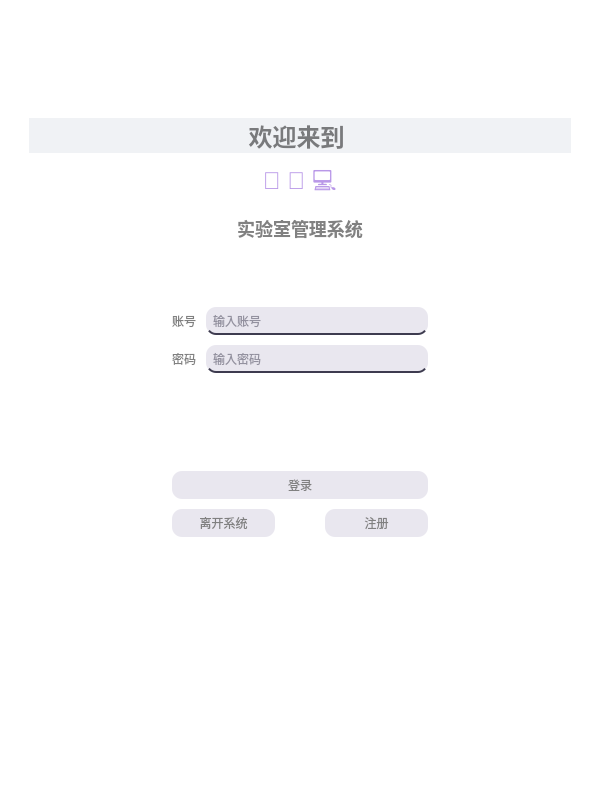
<?xml version="1.0" encoding="UTF-8"?>
<ui version="4.0">
 <class>loginForm</class>
 <widget class="QWidget" name="loginForm">
  <property name="geometry">
   <rect>
    <x>0</x>
    <y>0</y>
    <width>600</width>
    <height>800</height>
   </rect>
  </property>
  <property name="sizePolicy">
   <sizepolicy hsizetype="Fixed" vsizetype="Fixed">
    <horstretch>0</horstretch>
    <verstretch>0</verstretch>
   </sizepolicy>
  </property>
  <property name="minimumSize">
   <size>
    <width>600</width>
    <height>800</height>
   </size>
  </property>
  <property name="maximumSize">
   <size>
    <width>600</width>
    <height>800</height>
   </size>
  </property>
  <property name="windowTitle">
   <string>实验室管理系统 - 登录</string>
  </property>
  <property name="styleSheet">
   <string notr="true">* {
    background-color: #ffffff;
    color: #808080;
}
QTextBrowser {
    border: none; /* 隐藏边框 */
    background-color: transparent; /* 背景颜色 */
    color: #808080; /* 文字颜色 */
    border-radius: 10px; /* 圆角 */
    padding: 5px; /* 内边距 */
}
QPushButton {
    background-color: #e9e7ef;
    border-radius: 10px;
    padding: 5px;
    border: none; /* 移除边框 */
    outline: none; /* 移除焦点轮廓 */
}

QPushButton:hover {
    background-color: #c0ebd7;
}

QPushButton:pressed {
    background-color: #88ada6;
}

QPushButton:focus {
    border: none; /* 确保焦点时没有边框 */
}
QLineEdit {
    background-color: #e9e7ef;
    border: none; /* 去掉边框 */
    border-radius: 10px; /* 圆角 */
    padding: 5px;
    color: #3d3b4f; /* 输入字体颜色 */
    border-bottom: 2px solid #3d3b4f; /* 底部下划线 */
}
QLineEdit:hover {
    background-color: #d0d7e5; /* 鼠标悬停时的背景颜色 */
}
QLineEdit:focus {
    background-color: #b8c0d0; /* 获得焦点时的背景颜色 */
    border-bottom: 2px solid #88ada6; /* 获得焦点时的下划线颜色 */
}</string>
  </property>
  <layout class="QGridLayout" name="gridLayout" rowstretch="0,0,0,0,0" columnstretch="0,0,0">
   <property name="leftMargin">
    <number>20</number>
   </property>
   <property name="topMargin">
    <number>20</number>
   </property>
   <property name="rightMargin">
    <number>20</number>
   </property>
   <property name="bottomMargin">
    <number>20</number>
   </property>
   <item row="4" column="1">
    <spacer name="verticalSpacer_2">
     <property name="orientation">
      <enum>Qt::Vertical</enum>
     </property>
     <property name="sizeHint" stdset="0">
      <size>
       <width>20</width>
       <height>40</height>
      </size>
     </property>
    </spacer>
   </item>
   <item row="1" column="1">
    <spacer name="verticalSpacer">
     <property name="orientation">
      <enum>Qt::Vertical</enum>
     </property>
     <property name="sizeHint" stdset="0">
      <size>
       <width>20</width>
       <height>40</height>
      </size>
     </property>
    </spacer>
   </item>
   <item row="3" column="0">
    <spacer name="horizontalSpacer_2">
     <property name="orientation">
      <enum>Qt::Horizontal</enum>
     </property>
     <property name="sizeHint" stdset="0">
      <size>
       <width>40</width>
       <height>20</height>
      </size>
     </property>
    </spacer>
   </item>
   <item row="3" column="2">
    <spacer name="horizontalSpacer">
     <property name="orientation">
      <enum>Qt::Horizontal</enum>
     </property>
     <property name="sizeType">
      <enum>QSizePolicy::MinimumExpanding</enum>
     </property>
     <property name="sizeHint" stdset="0">
      <size>
       <width>40</width>
       <height>20</height>
      </size>
     </property>
    </spacer>
   </item>
   <item row="3" column="1">
    <layout class="QVBoxLayout" name="verticalLayout_2" stretch="10,10,1,10,10,10">
     <property name="spacing">
      <number>10</number>
     </property>
     <item>
      <layout class="QHBoxLayout" name="horizontalLayout_6" stretch="1,10">
       <property name="sizeConstraint">
        <enum>QLayout::SetDefaultConstraint</enum>
       </property>
       <item>
        <widget class="QLabel" name="label_8">
         <property name="text">
          <string>账号</string>
         </property>
        </widget>
       </item>
       <item>
        <widget class="QLineEdit" name="lineEdit_7">
         <property name="sizePolicy">
          <sizepolicy hsizetype="Minimum" vsizetype="Maximum">
           <horstretch>0</horstretch>
           <verstretch>0</verstretch>
          </sizepolicy>
         </property>
         <property name="placeholderText">
          <string>输入账号</string>
         </property>
        </widget>
       </item>
      </layout>
     </item>
     <item>
      <layout class="QHBoxLayout" name="horizontalLayout_4" stretch="1,10">
       <property name="sizeConstraint">
        <enum>QLayout::SetDefaultConstraint</enum>
       </property>
       <item>
        <widget class="QLabel" name="label_6">
         <property name="text">
          <string>密码</string>
         </property>
        </widget>
       </item>
       <item>
        <widget class="QLineEdit" name="lineEdit_5">
         <property name="sizePolicy">
          <sizepolicy hsizetype="Minimum" vsizetype="Maximum">
           <horstretch>0</horstretch>
           <verstretch>0</verstretch>
          </sizepolicy>
         </property>
         <property name="text">
          <string/>
         </property>
         <property name="echoMode">
          <enum>QLineEdit::Password</enum>
         </property>
         <property name="placeholderText">
          <string>输入密码</string>
         </property>
        </widget>
       </item>
      </layout>
     </item>
     <item>
      <widget class="QTextBrowser" name="textBrowser_2">
       <property name="sizePolicy">
        <sizepolicy hsizetype="Minimum" vsizetype="Maximum">
         <horstretch>0</horstretch>
         <verstretch>10</verstretch>
        </sizepolicy>
       </property>
       <property name="styleSheet">
        <string notr="true">background-color: transparent;
color: rgba(0, 0, 0, 128);</string>
       </property>
       <property name="html">
        <string>&lt;!DOCTYPE HTML PUBLIC &quot;-//W3C//DTD HTML 4.0//EN&quot; &quot;http://www.w3.org/TR/REC-html40/strict.dtd&quot;&gt;
&lt;html&gt;&lt;head&gt;&lt;meta name=&quot;qrichtext&quot; content=&quot;1&quot; /&gt;&lt;style type=&quot;text/css&quot;&gt;
p, li { white-space: pre-wrap; }
&lt;/style&gt;&lt;/head&gt;&lt;body style=&quot; font-family:'.AppleSystemUIFont'; font-size:13pt; font-weight:400; font-style:normal;&quot;&gt;
&lt;p style=&quot;-qt-paragraph-type:empty; margin-top:0px; margin-bottom:0px; margin-left:0px; margin-right:0px; -qt-block-indent:0; text-indent:0px;&quot;&gt;&lt;br /&gt;&lt;/p&gt;&lt;/body&gt;&lt;/html&gt;</string>
       </property>
      </widget>
     </item>
     <item>
      <widget class="QPushButton" name="pushButton">
       <property name="sizePolicy">
        <sizepolicy hsizetype="Minimum" vsizetype="Maximum">
         <horstretch>0</horstretch>
         <verstretch>0</verstretch>
        </sizepolicy>
       </property>
       <property name="text">
        <string>登录</string>
       </property>
       <property name="autoRepeat">
        <bool>false</bool>
       </property>
       <property name="autoRepeatDelay">
        <number>300</number>
       </property>
      </widget>
     </item>
     <item>
      <layout class="QHBoxLayout" name="horizontalLayout_7" stretch="1,0,1">
       <item>
        <widget class="QPushButton" name="pushButton_3">
         <property name="text">
          <string>离开系统</string>
         </property>
        </widget>
       </item>
       <item>
        <spacer name="horizontalSpacer_3">
         <property name="orientation">
          <enum>Qt::Horizontal</enum>
         </property>
         <property name="sizeHint" stdset="0">
          <size>
           <width>40</width>
           <height>20</height>
          </size>
         </property>
        </spacer>
       </item>
       <item>
        <widget class="QPushButton" name="pushButton_2">
         <property name="sizePolicy">
          <sizepolicy hsizetype="Minimum" vsizetype="Fixed">
           <horstretch>0</horstretch>
           <verstretch>0</verstretch>
          </sizepolicy>
         </property>
         <property name="text">
          <string>注册</string>
         </property>
        </widget>
       </item>
      </layout>
     </item>
     <item>
      <spacer name="verticalSpacer_4">
       <property name="orientation">
        <enum>Qt::Vertical</enum>
       </property>
       <property name="sizeHint" stdset="0">
        <size>
         <width>20</width>
         <height>40</height>
        </size>
       </property>
      </spacer>
     </item>
    </layout>
   </item>
   <item row="2" column="0" colspan="3">
    <widget class="QTextBrowser" name="textBrowser_3">
     <property name="sizePolicy">
      <sizepolicy hsizetype="Minimum" vsizetype="Expanding">
       <horstretch>0</horstretch>
       <verstretch>0</verstretch>
      </sizepolicy>
     </property>
     <property name="focusPolicy">
      <enum>Qt::NoFocus</enum>
     </property>
     <property name="styleSheet">
      <string notr="true">background-color: transparent;
color: rgba(0, 0, 0, 128);</string>
     </property>
     <property name="html">
      <string>&lt;!DOCTYPE HTML PUBLIC &quot;-//W3C//DTD HTML 4.0//EN&quot; &quot;http://www.w3.org/TR/REC-html40/strict.dtd&quot;&gt;
&lt;html&gt;&lt;head&gt;&lt;meta name=&quot;qrichtext&quot; content=&quot;1&quot; /&gt;&lt;style type=&quot;text/css&quot;&gt;
p, li { white-space: pre-wrap; }
&lt;/style&gt;&lt;/head&gt;&lt;body style=&quot; font-family:'.AppleSystemUIFont'; font-size:13pt; font-weight:400; font-style:normal;&quot;&gt;
&lt;h1 align=&quot;center&quot; style=&quot; margin-top:18px; margin-bottom:10px; margin-left:0px; margin-right:0px; -qt-block-indent:0; text-indent:0px; background-color:#f0f2f5;&quot;&gt;&lt;span style=&quot; font-family:'Arial','sans-serif'; font-size:xx-large; font-weight:600; color:rgba(0,0,0,0.494118);&quot;&gt;欢迎来到 &lt;/span&gt;&lt;/h1&gt;
&lt;p align=&quot;center&quot; style=&quot; margin-top:10px; margin-bottom:10px; margin-left:0px; margin-right:0px; -qt-block-indent:0; text-indent:0px;&quot;&gt;&lt;span style=&quot; font-family:'Arial','sans-serif'; font-size:24px; color:rgba(114,46,209,0.494118);&quot;&gt;🔬 🧪 💻&lt;/span&gt;&lt;/p&gt;
&lt;h2 align=&quot;center&quot; style=&quot; margin-top:0px; margin-bottom:12px; margin-left:0px; margin-right:0px; -qt-block-indent:0; text-indent:0px;&quot;&gt;&lt;span style=&quot; font-family:'Arial','sans-serif'; font-size:x-large; font-weight:600; color:rgba(0,0,0,0.494118);&quot;&gt;实验室管理系统&lt;/span&gt;&lt;/h2&gt;&lt;/body&gt;&lt;/html&gt;</string>
     </property>
    </widget>
   </item>
  </layout>
 </widget>
 <resources/>
 <connections/>
</ui>
